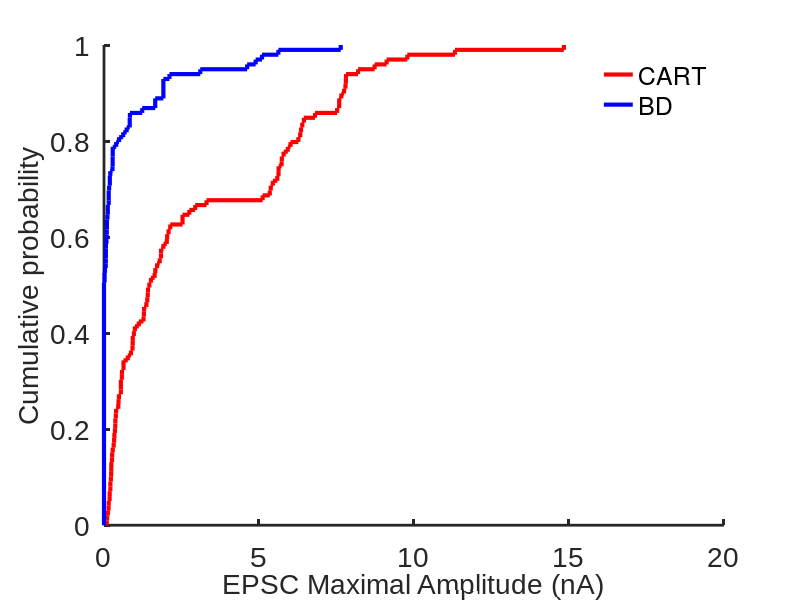
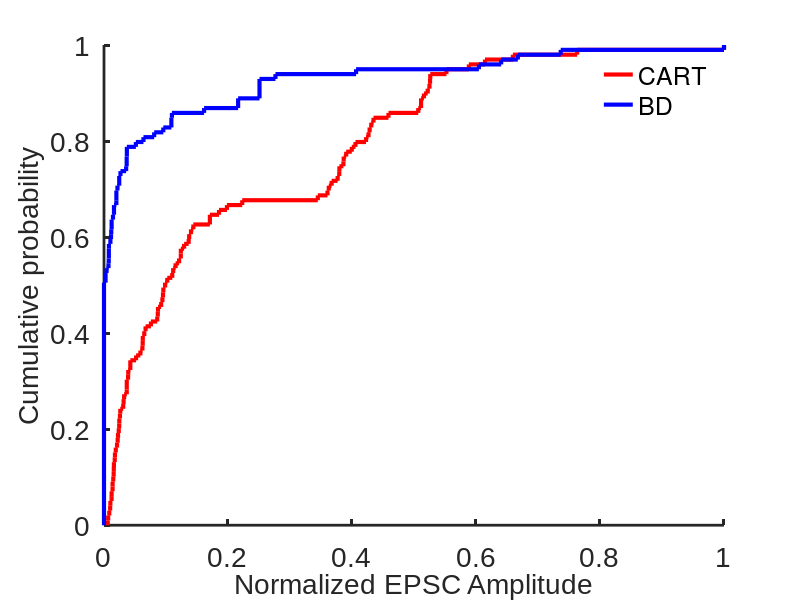
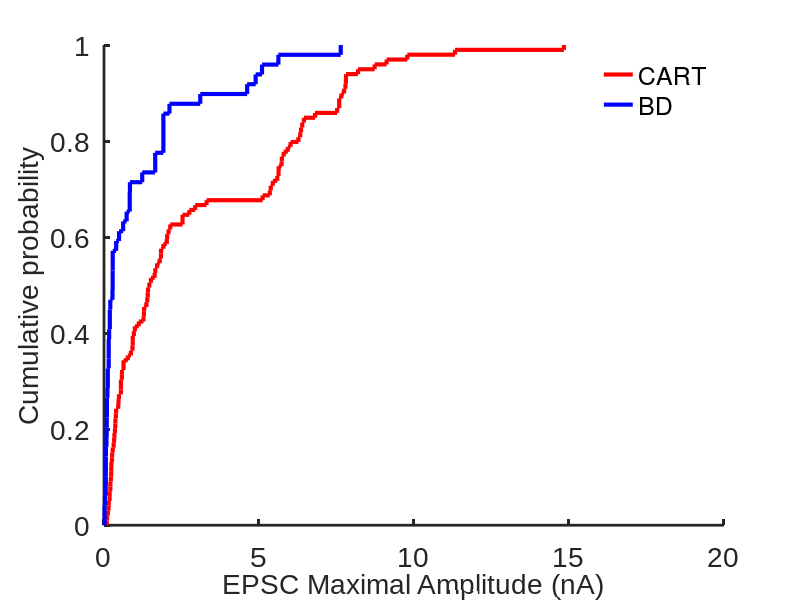
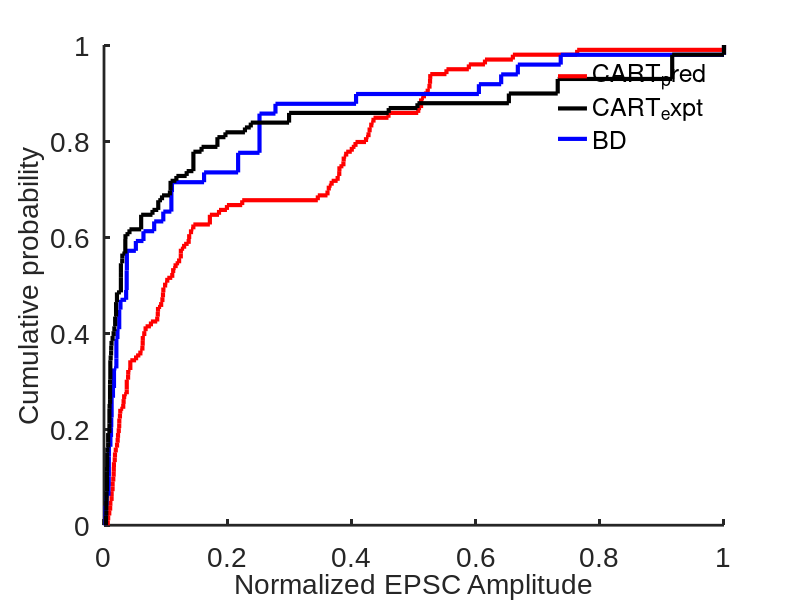

Source code (MATLAB) for these figures, in order:
close all
clear variables
clc

data = importdata('BD_AMPA_MAX.csv'); % Pool of maximum currents evoked by BD-CreER+ inputs 
data_cart = importdata('CART_AMPA_MAX.csv'); % Pool of maximum currents evoked by CART-Cre+ inputs
TC_total = 100; 
BD_frac = 0.494; % Fraction of ventral ooDSGCs 
Dors_frac = 0.506; % Fraction of dorsal ooDSGCs

RGC_Nonspec = [];
RGC_BD = [];
RGC_Dors = [];
RGC_CART = [];
CART = [];

i = 1;
while i <= TC_total * BD_frac
    RGC_Nonspec (i) = data(randi(size(data,1)));
    RGC_Dors (i) = 0;
    RGC_BD (i) = data(randi(size(data,1)));
    RGC_CART (i) = RGC_Nonspec (i) + RGC_Dors (i) + RGC_BD (i);
    CART(i) = data_cart(randi(size(data_cart,1)));
    i = i+1;
end

i = 1;
while i <= TC_total * Dors_frac
    RGC_Nonspec (end+1) = data(randi(size(data,1)));
    RGC_Dors (end+1) = data(randi(size(data,1)));
    RGC_BD (end+1) = 0;
    RGC_CART (end+1) = RGC_Nonspec (end) + RGC_Dors (end) + RGC_BD (end);
    CART(end+1) = data_cart(randi(size(data_cart,1)));
    i = i+1;
end

RGC_CART_plot = cdfplot (RGC_CART);
hold on;
BD_plot = cdfplot (RGC_BD);
hold on;
set (RGC_CART_plot, 'LineWidth', 3, 'Color', 'R');
set (BD_plot, 'LineWidth', 3, 'Color', 'B');
set(gca, 'LineWidth', 2);
set(gca, 'FontName', 'Arial');
set(gca, 'FontSize', 20);
box off
grid off
xlabel('EPSC Maximal Amplitude (nA)','FontSize',20);
ylabel('Cumulative probability','FontSize',20);
legend([RGC_CART_plot BD_plot], 'CART', 'BD', 'Location', 'best')
%legend("");
legend boxoff
title("");

nor_RGC_CART = RGC_CART / max (RGC_CART);
nor_RGC_BD = RGC_BD / max (RGC_BD);
nor_CART = CART / max (CART);

figure (2);
nor_RGC_CART_plot = cdfplot (nor_RGC_CART);
hold on;
nor_BD_plot = cdfplot (nor_RGC_BD);
set (nor_RGC_CART_plot, 'LineWidth', 3, 'Color', 'R');
set (nor_BD_plot, 'LineWidth', 3, 'Color', 'B');
set(gca, 'LineWidth', 2);
set(gca, 'FontName', 'Arial');
set(gca, 'FontSize', 20);
box off
grid off
xlabel('Normalized EPSC Amplitude','FontSize',20);
ylabel('Cumulative probability','FontSize',20);
legend([nor_RGC_CART_plot nor_BD_plot], 'CART', 'BD', 'Location', 'best')
%legend ("");
legend boxoff
title("");

j = 1;
i = 1;
while j <= length (RGC_CART)
    if RGC_CART (j) > 0
        RGC_CART_nonZ (i) = RGC_CART (j);
        i = i+1;
    else
    end
    j = j+1;
end

j = 1;
i = 1;
while j <= length (RGC_BD)
    if RGC_BD (j) > 0
        RGC_BD_nonZ (i) = RGC_BD (j);
        i = i+1;
    else
    end
    j = j+1;
end

j = 1;
i = 1;
while j <= length (RGC_Dors)
    if RGC_Dors (j) > 0
        RGC_Dors_nonZ (i) = RGC_Dors (j);
        i = i+1;
    else
    end
    j = j+1;
end

figure (3);
RGC_CART_nonZ_plot = cdfplot (RGC_CART_nonZ);
hold on;
RGC_BD_nonZ_plot = cdfplot (RGC_BD_nonZ);
set (RGC_CART_nonZ_plot, 'LineWidth', 3, 'Color', 'R');
set (RGC_BD_nonZ_plot, 'LineWidth', 3, 'Color', 'B');
set(gca, 'LineWidth', 2);
set(gca, 'FontName', 'Arial');
set(gca, 'FontSize', 20);
box off
grid off
xlabel('EPSC Maximal Amplitude (nA)','FontSize',20);
ylabel('Cumulative probability','FontSize',20);
legend([RGC_CART_nonZ_plot RGC_BD_nonZ_plot], 'CART', 'BD', 'Location', 'best')
%legend("");
legend boxoff
title("");

j = 1;
i = 1;
while j <= length (nor_RGC_CART)
    if nor_RGC_CART (j) > 0
        nor_RGC_CART_nonZ (i) = nor_RGC_CART (j);
        i = i+1;
    else
    end
    j = j+1;
end

j = 1;
i = 1;
while j <= length (nor_RGC_BD)
    if nor_RGC_BD (j) > 0
        nor_RGC_BD_nonZ (i) = nor_RGC_BD (j);
        i = i+1;
    else
    end
    j = j+1;
end

j = 1;
i = 1;
while j <= length (nor_CART)
    if nor_CART (j) > 0
        nor_CART_nonZ (i) = nor_CART (j);
        i = i+1;
    else
    end
    j = j+1;
end

figure (4);
nor_RGC_CART_nonZ_plot = cdfplot (nor_RGC_CART_nonZ);
hold on;
nor_RGC_BD_nonZ_plot = cdfplot (nor_RGC_BD_nonZ);
hold on;
nor_CART_nonZ_plot = cdfplot (nor_CART_nonZ);
set (nor_RGC_CART_nonZ_plot, 'LineWidth', 3, 'Color', 'R');
set (nor_RGC_BD_nonZ_plot, 'LineWidth', 3, 'Color', 'B');
set (nor_CART_nonZ_plot, 'LineWidth', 3, 'Color', 'k');
set(gca, 'LineWidth', 2);
set(gca, 'FontName', 'Arial');
set(gca, 'FontSize', 20);
box off
grid off
xlabel('Normalized EPSC Amplitude','FontSize',20);
ylabel('Cumulative probability','FontSize',20);
legend([nor_RGC_CART_nonZ_plot nor_CART_nonZ_plot nor_RGC_BD_nonZ_plot], 'CART_pred', 'CART_expt', 'BD', 'Location', 'best');
%legend("");
legend boxoff
title("");
[nor_nonZ_h1,p1] = kstest2 (nor_RGC_CART_nonZ, nor_RGC_BD_nonZ);
[nor_nonZ_h2,p2] = kstest2 (nor_RGC_CART_nonZ, nor_CART_nonZ);
[nor_nonZ_h3,p3] = kstest2 (nor_RGC_BD_nonZ, nor_CART_nonZ);
test_result = [nor_nonZ_h1, p1; nor_nonZ_h2, p2;nor_nonZ_h3,p3];
